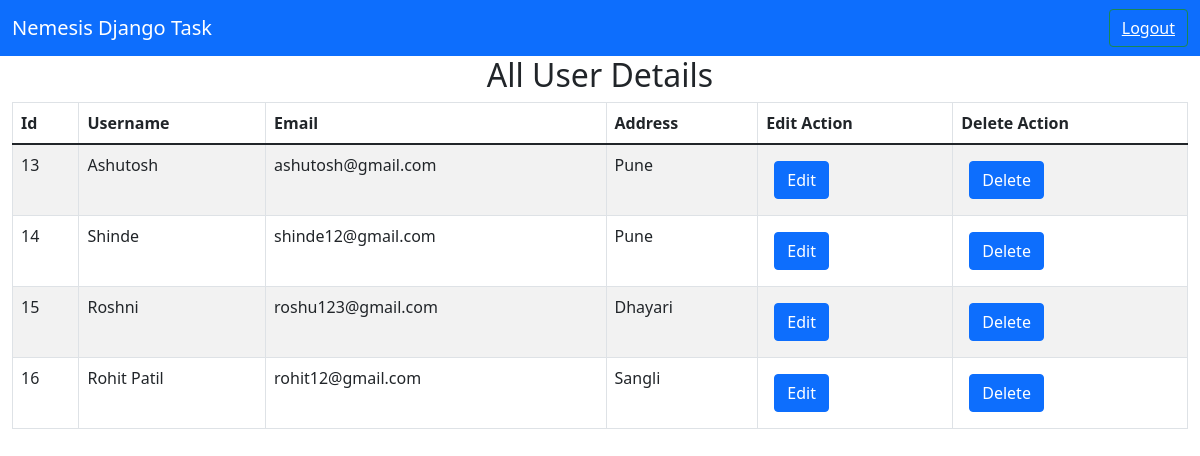
The app's page /userdetails with its own data.
### nemesis/models.py (models this page shows, shortened)
class Sign(models.Model):
    username = models.CharField(max_length=50)
    email = models.CharField(max_length=20)
    password = models.CharField(max_length=12)
    confirmpassword = models.CharField(max_length=12)
    address = models.CharField(max_length=500)

### nemesis/views.py (the view)
# urls.py: path('userdetails',views.userdetails, name='userdetails'),
def userdetails(request):
    home = Sign.objects.all()
    return render(request,"userdetails.html", {'alluser': home,"alluser":home})

### nemesis/templates/userdetails.html (shortened to what this page needs)
<!doctype html>
<html lang="en">
  <head>
    <link href="https://cdn.jsdelivr.net/npm/bootstrap@5.1.1/dist/css/bootstrap.min.css" rel="stylesheet">
  </head>
  <body>
    <nav class="navbar sticky-top navbar-dark bg-primary">
      <div class="container-fluid">
          <a class="navbar-brand" href="#">Nemesis Django Task</a>
          <button type="text" class="btn btn-outline-success text-light text-right" >
          <a href="/logoutuser"style="color:white;">Logout</a></button>
        </div>
    </nav>
<div class="container-fluid">
    <div class="row">
        <div class="col-md-12">
            <h2 class="text-center">All User Details</h2>
            <table class="table table-bordered table-striped table-hover">
                <thead class="thead-dark">
                    <tr>
                    <th>Id</th>
                        <th>Username</th>
                        <th>Email</th>
                        <th>Address</th>
                        <th>Edit Action</th>
                        <th>Delete Action</th>
                    </tr>
                </thead>
                    <tbody>
                    {% for udata in alluser %}
                    <tr>
                    <td>{{udata.id}}</td>
                    <td>{{udata.username}}</td>
                    <td>{{udata.email}}</td>
                    <td>{{udata.address}}</td>
                    <td><a class="btn btn-primary m-2" href="/editrec/{{udata.id}}">Edit</a></td>
                    <td><a class="btn btn-primary m-2" href="/delete/{{udata.id}}">Delete</a></td>
                    </tr>
                    {% endfor %}
            </table>
        </div>
    </div>
</div>
  </body>
</html>

### records on screen
Sign: id "13", username "Ashutosh", email "ashutosh@gmail.com", address "Pune"
Sign: id "14", username "Shinde", email "shinde12@gmail.com", address "Pune"
Sign: id "15", username "Roshni", email "roshu123@gmail.com", address "Dhayari"
Sign: id "16", username "Rohit Patil", email "rohit12@gmail.com", address "Sangli"
